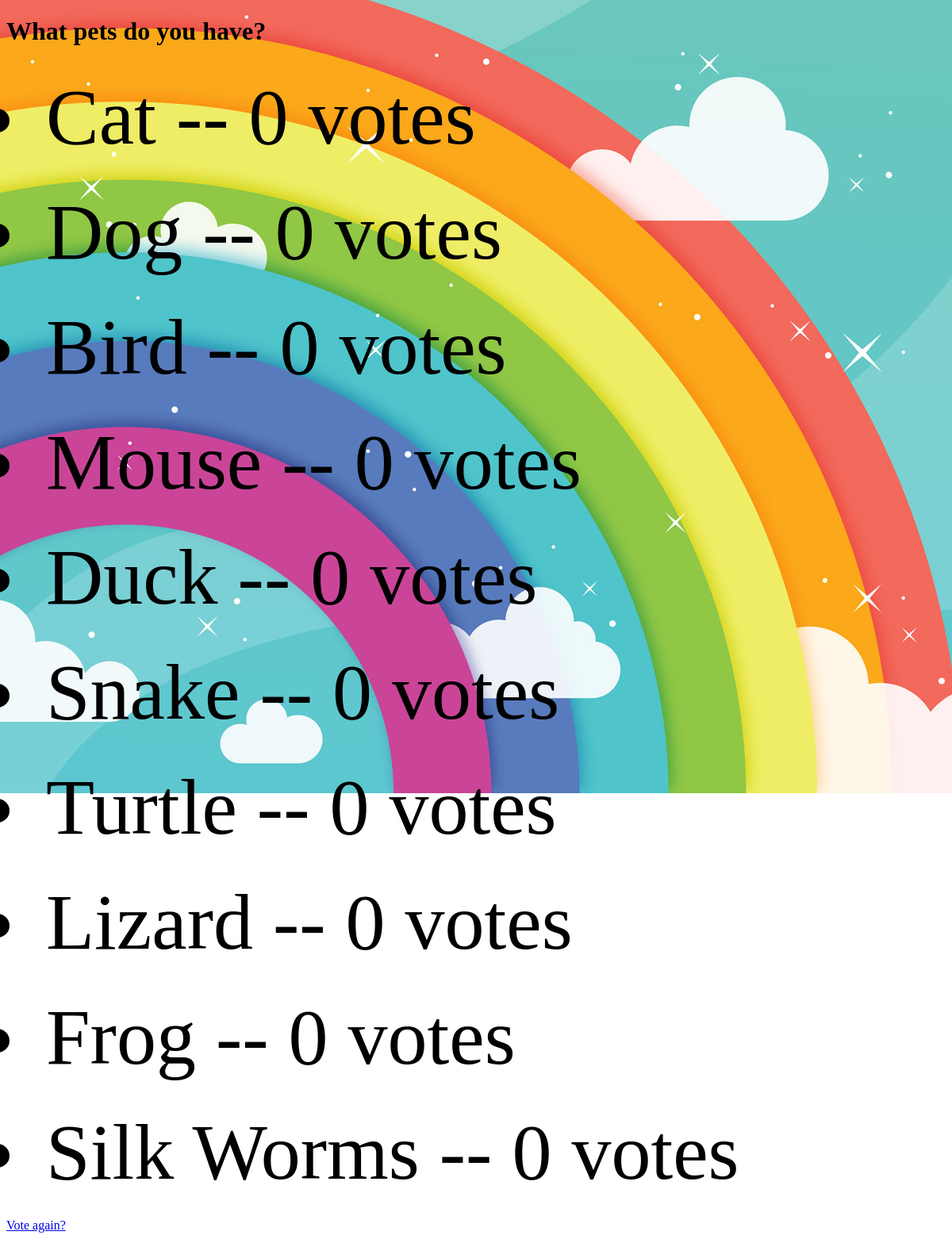
The page /polls/10/results/ on the database its author committed.
### polls/models.py (models this page shows, shortened)
class Question(models.Model):
  question_text = models.CharField(max_length=200)
  pub_date = models.DateTimeField('date published')
  def was_published_recently(self):
    now = timezone.now()
    return now - datetime.timedelta(days=1) <= self.pub_date <= now
  was_published_recently.admin_order_field = 'pub_date'
  was_published_recently.boolean = True
  was_published_recently.hort_description = 'Published Recently?'

class Choice(models.Model):
  question = models.ForeignKey(Question, on_delete=models.CASCADE)
  choice_text = models.CharField(max_length = 200)
  votes = models.IntegerField(default=0)

### polls/views.py (the view)
# urls.py: path('<int:pk>/results/', views.ResultsView.as_view(), name = 'results'),
class ResultsView(generic.DetailView):
  model = Question
  template_name = 'polls/results.html'

### polls/templates/polls/results.html (shortened to what this page needs)
<!DOCTYPE html>
<html>
  <head>
    {% load static %}
    <link rel="stylesheet" type="text/css" href="{% static 'polls/style.css' %}">
  </head>
  <body>
    <h1>{{ question.question_text }}</h1>
    <ul>
        {% for choice in question.choice_set.all %}
          <li>{{choice.choice_text}} -- {{ choice.votes }} vote{{ choice.votes|pluralize }}</li>
        {% endfor %}
    </ul>
    <a href="{% url 'polls:detail' question.id %}">Vote again?</a>
  </body>
</html>

### polls/static/polls/style.css (style rules this page uses)
li { padding: 10px; margin: 10px 0; font-size: 100px; }
body { background: white url("images/background.jpg") no-repeat; }

### rows shown on the page
Question: question_text "What pets do you have?"
Choice: choice_text "Cat", votes "0"
Choice: choice_text "Dog", votes "0"
Choice: choice_text "Bird", votes "0"
Choice: choice_text "Mouse", votes "0"
Choice: choice_text "Duck", votes "0"
Choice: choice_text "Snake", votes "0"
Choice: choice_text "Turtle", votes "0"
Choice: choice_text "Lizard", votes "0"
Choice: choice_text "Frog", votes "0"
Choice: choice_text "Silk Worms", votes "0"
